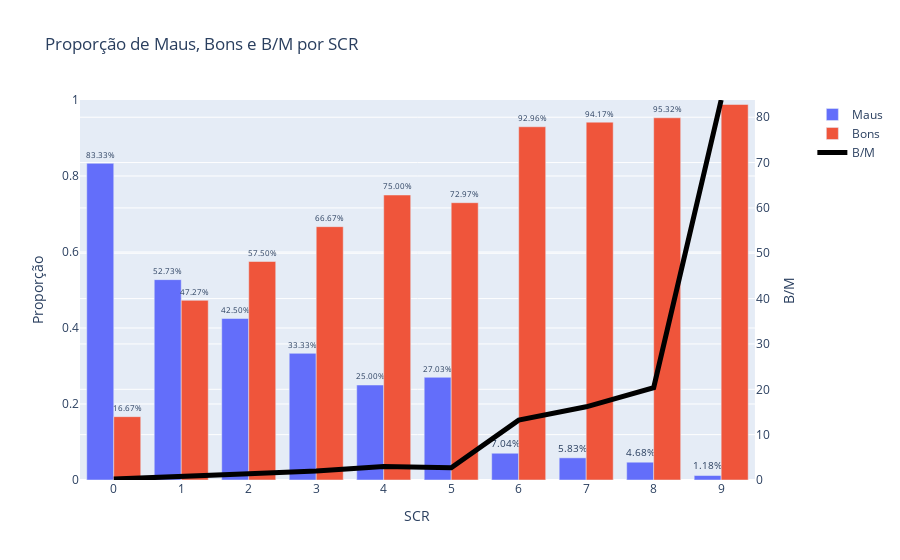

Write notebook code for a chart like this one.
### Code cell
display(analyzer_1.tab_dist_client_classe(train=False))

analyzer_1.plot_estabilidade(train = False)

### Figure 1 — Plotly figure (JSON) as saved in the notebook; plotly's stock layout.template omitted (floating-point values rounded to 4 significant figures)
{"data": [{"name": "Maus", "text": ["83.33%", "52.73%", "42.50%", "33.33%", "25.00%", "27.03%", "7.04%", "5.83%", "4.68%", "1.18%"], "textposition": "outside", "type": "bar", "x": [0, 1, 2, 3, 4, 5, 6, 7, 8, 9], "xaxis": "x", "y": [0.8333, 0.5273, 0.425, 0.3333, 0.25, 0.2703, 0.07042, 0.05833, 0.04681, 0.01179], "yaxis": "y"}, {"name": "Bons", "text": ["16.67%", "47.27%", "57.50%", "66.67%", "75.00%", "72.97%", "92.96%", "94.17%", "95.32%", "98.82%"], "textposition": "outside", "type": "bar", "x": [0, 1, 2, 3, 4, 5, 6, 7, 8, 9], "xaxis": "x", "y": [0.1667, 0.4727, 0.575, 0.6667, 0.75, 0.7297, 0.9296, 0.9417, 0.9532, 0.9882], "yaxis": "y"}, {"line": {"color": "black", "width": 5}, "mode": "lines", "name": "B/M", "type": "scatter", "x": [0, 1, 2, 3, 4, 5, 6, 7, 8, 9], "xaxis": "x", "y": [0.2, 0.8966, 1.353, 2, 3, 2.7, 13.2, 16.14, 20.36, 83.8], "yaxis": "y2"}], "layout": {"barmode": "group", "title": {"text": "Proporção de Maus, Bons e B/M por SCR"}, "xaxis": {"anchor": "y", "domain": [0, 0.94], "tickmode": "array", "ticktext": ["0", "1", "2", "3", "4", "5", "6", "7", "8", "9"], "tickvals": [0, 1, 2, 3, 4, 5, 6, 7, 8, 9], "title": {"text": "SCR"}}, "yaxis": {"anchor": "x", "domain": [0, 1], "range": [0, 1], "title": {"text": "Proporção"}}, "yaxis2": {"anchor": "x", "overlaying": "y", "range": [0, 83.8], "side": "right", "title": {"text": "B/M"}}}}
